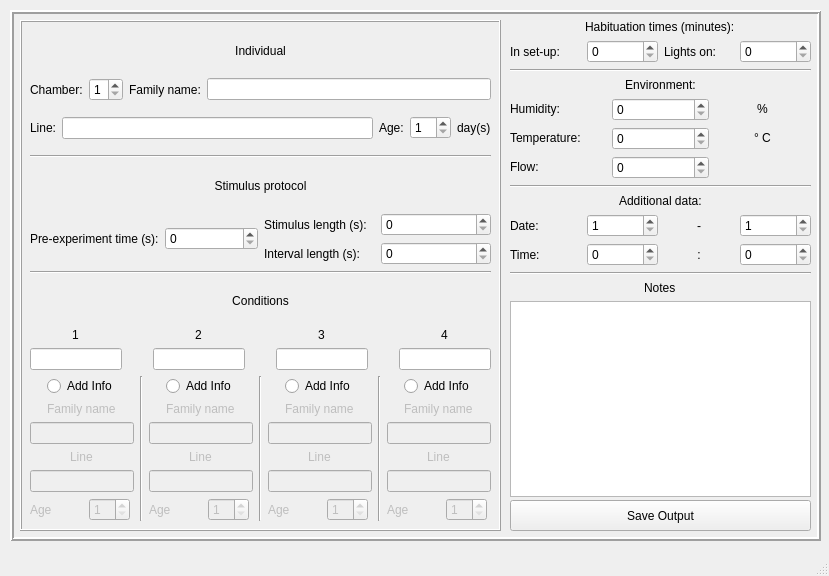
<?xml version="1.0" encoding="UTF-8"?>
<ui version="4.0">
 <class>enterInfoWindow</class>
 <widget class="QMainWindow" name="enterInfoWindow">
  <property name="geometry">
   <rect>
    <x>0</x>
    <y>0</y>
    <width>829</width>
    <height>576</height>
   </rect>
  </property>
  <property name="sizePolicy">
   <sizepolicy hsizetype="Fixed" vsizetype="Fixed">
    <horstretch>0</horstretch>
    <verstretch>0</verstretch>
   </sizepolicy>
  </property>
  <property name="windowTitle">
   <string>Enter Info</string>
  </property>
  <widget class="QWidget" name="centralwidget">
   <widget class="QFrame" name="mainFrame">
    <property name="geometry">
     <rect>
      <x>10</x>
      <y>10</y>
      <width>811</width>
      <height>531</height>
     </rect>
    </property>
    <property name="frameShape">
     <enum>QFrame::Box</enum>
    </property>
    <property name="frameShadow">
     <enum>QFrame::Raised</enum>
    </property>
    <property name="lineWidth">
     <number>2</number>
    </property>
    <widget class="QFrame" name="frame">
     <property name="geometry">
      <rect>
       <x>10</x>
       <y>10</y>
       <width>481</width>
       <height>511</height>
      </rect>
     </property>
     <property name="frameShape">
      <enum>QFrame::Box</enum>
     </property>
     <property name="frameShadow">
      <enum>QFrame::Raised</enum>
     </property>
     <widget class="QWidget" name="verticalLayoutWidget_5">
      <property name="geometry">
       <rect>
        <x>10</x>
        <y>10</y>
        <width>461</width>
        <height>491</height>
       </rect>
      </property>
      <layout class="QVBoxLayout" name="verticalLayout_5">
       <item>
        <widget class="QLabel" name="label_31">
         <property name="text">
          <string>Individual</string>
         </property>
         <property name="alignment">
          <set>Qt::AlignCenter</set>
         </property>
        </widget>
       </item>
       <item>
        <layout class="QHBoxLayout" name="horizontalLayout_15">
         <item>
          <widget class="QLabel" name="label_39">
           <property name="text">
            <string>Chamber:</string>
           </property>
          </widget>
         </item>
         <item>
          <widget class="QSpinBox" name="chamberNumberSpinBox">
           <property name="minimum">
            <number>1</number>
           </property>
           <property name="maximum">
            <number>4</number>
           </property>
          </widget>
         </item>
         <item>
          <widget class="QLabel" name="label_32">
           <property name="text">
            <string>Family name:</string>
           </property>
          </widget>
         </item>
         <item>
          <widget class="QLineEdit" name="familyNameEdit"/>
         </item>
        </layout>
       </item>
       <item>
        <layout class="QHBoxLayout" name="horizontalLayout_11">
         <item>
          <widget class="QLabel" name="label_33">
           <property name="text">
            <string>Line:</string>
           </property>
          </widget>
         </item>
         <item>
          <widget class="QLineEdit" name="lineNameEdit"/>
         </item>
         <item>
          <widget class="QLabel" name="label_34">
           <property name="text">
            <string>Age:</string>
           </property>
          </widget>
         </item>
         <item>
          <widget class="QSpinBox" name="dayHatchedSpinBox">
           <property name="minimum">
            <number>1</number>
           </property>
           <property name="maximum">
            <number>31</number>
           </property>
          </widget>
         </item>
         <item>
          <widget class="QLabel" name="label_40">
           <property name="text">
            <string>day(s)</string>
           </property>
          </widget>
         </item>
        </layout>
       </item>
       <item>
        <widget class="Line" name="line_6">
         <property name="orientation">
          <enum>Qt::Horizontal</enum>
         </property>
        </widget>
       </item>
       <item>
        <widget class="QLabel" name="label_12">
         <property name="text">
          <string>Stimulus protocol</string>
         </property>
         <property name="alignment">
          <set>Qt::AlignCenter</set>
         </property>
        </widget>
       </item>
       <item>
        <layout class="QHBoxLayout" name="horizontalLayout">
         <item>
          <layout class="QVBoxLayout" name="verticalLayout_16">
           <item>
            <layout class="QHBoxLayout" name="horizontalLayout_20">
             <item>
              <widget class="QLabel" name="label_11">
               <property name="text">
                <string>Pre-experiment time (s):</string>
               </property>
              </widget>
             </item>
             <item>
              <widget class="QSpinBox" name="preExperimentSpinBox"/>
             </item>
            </layout>
           </item>
          </layout>
         </item>
         <item>
          <layout class="QVBoxLayout" name="verticalLayout_15">
           <item>
            <layout class="QHBoxLayout" name="horizontalLayout_16">
             <item>
              <widget class="QLabel" name="label_9">
               <property name="text">
                <string>Stimulus length (s):</string>
               </property>
              </widget>
             </item>
             <item>
              <widget class="QSpinBox" name="stimulusLengthSpinBox"/>
             </item>
            </layout>
           </item>
           <item>
            <layout class="QHBoxLayout" name="horizontalLayout_17">
             <item>
              <widget class="QLabel" name="label_10">
               <property name="text">
                <string>Interval length (s):</string>
               </property>
              </widget>
             </item>
             <item>
              <widget class="QSpinBox" name="intervalLengthSpinBox"/>
             </item>
            </layout>
           </item>
          </layout>
         </item>
        </layout>
       </item>
       <item>
        <widget class="Line" name="line_8">
         <property name="orientation">
          <enum>Qt::Horizontal</enum>
         </property>
        </widget>
       </item>
       <item>
        <widget class="QLabel" name="label_5">
         <property name="text">
          <string>Conditions</string>
         </property>
         <property name="alignment">
          <set>Qt::AlignCenter</set>
         </property>
        </widget>
       </item>
       <item>
        <layout class="QHBoxLayout" name="horizontalLayout_2">
         <item>
          <layout class="QVBoxLayout" name="verticalLayout">
           <item alignment="Qt::AlignHCenter|Qt::AlignVCenter">
            <widget class="QLabel" name="label">
             <property name="text">
              <string>1</string>
             </property>
             <property name="alignment">
              <set>Qt::AlignCenter</set>
             </property>
            </widget>
           </item>
           <item>
            <widget class="QLineEdit" name="conOneEdit"/>
           </item>
          </layout>
         </item>
         <item>
          <spacer name="horizontalSpacer">
           <property name="orientation">
            <enum>Qt::Horizontal</enum>
           </property>
           <property name="sizeHint" stdset="0">
            <size>
             <width>40</width>
             <height>20</height>
            </size>
           </property>
          </spacer>
         </item>
         <item>
          <layout class="QVBoxLayout" name="verticalLayout_2">
           <item alignment="Qt::AlignHCenter|Qt::AlignVCenter">
            <widget class="QLabel" name="label_2">
             <property name="text">
              <string>2</string>
             </property>
            </widget>
           </item>
           <item>
            <widget class="QLineEdit" name="conTwoEdit"/>
           </item>
          </layout>
         </item>
         <item>
          <spacer name="horizontalSpacer_2">
           <property name="orientation">
            <enum>Qt::Horizontal</enum>
           </property>
           <property name="sizeHint" stdset="0">
            <size>
             <width>40</width>
             <height>20</height>
            </size>
           </property>
          </spacer>
         </item>
         <item>
          <layout class="QVBoxLayout" name="verticalLayout_4">
           <item alignment="Qt::AlignHCenter|Qt::AlignVCenter">
            <widget class="QLabel" name="label_3">
             <property name="text">
              <string>3</string>
             </property>
            </widget>
           </item>
           <item>
            <widget class="QLineEdit" name="conThreeEdit"/>
           </item>
          </layout>
         </item>
         <item>
          <spacer name="horizontalSpacer_3">
           <property name="orientation">
            <enum>Qt::Horizontal</enum>
           </property>
           <property name="sizeHint" stdset="0">
            <size>
             <width>40</width>
             <height>20</height>
            </size>
           </property>
          </spacer>
         </item>
         <item>
          <layout class="QVBoxLayout" name="verticalLayout_3">
           <item alignment="Qt::AlignHCenter|Qt::AlignVCenter">
            <widget class="QLabel" name="label_4">
             <property name="text">
              <string>4</string>
             </property>
            </widget>
           </item>
           <item>
            <widget class="QLineEdit" name="conFourEdit"/>
           </item>
          </layout>
         </item>
        </layout>
       </item>
       <item>
        <layout class="QHBoxLayout" name="horizontalLayout_3">
         <item>
          <layout class="QVBoxLayout" name="verticalLayout_6">
           <item alignment="Qt::AlignHCenter|Qt::AlignVCenter">
            <widget class="QRadioButton" name="conOneRadioButton">
             <property name="text">
              <string>Add Info</string>
             </property>
             <property name="autoExclusive">
              <bool>false</bool>
             </property>
            </widget>
           </item>
           <item alignment="Qt::AlignHCenter|Qt::AlignVCenter">
            <widget class="QLabel" name="conOneFamilyLabel">
             <property name="enabled">
              <bool>false</bool>
             </property>
             <property name="text">
              <string>Family name</string>
             </property>
            </widget>
           </item>
           <item>
            <widget class="QLineEdit" name="conOneFamilyEdit">
             <property name="enabled">
              <bool>false</bool>
             </property>
            </widget>
           </item>
           <item alignment="Qt::AlignHCenter|Qt::AlignVCenter">
            <widget class="QLabel" name="conOneLineLabel">
             <property name="enabled">
              <bool>false</bool>
             </property>
             <property name="text">
              <string>Line</string>
             </property>
            </widget>
           </item>
           <item>
            <widget class="QLineEdit" name="conOneLineEdit">
             <property name="enabled">
              <bool>false</bool>
             </property>
            </widget>
           </item>
           <item>
            <layout class="QHBoxLayout" name="horizontalLayout_4">
             <item>
              <widget class="QLabel" name="conOneAgeLabel">
               <property name="enabled">
                <bool>false</bool>
               </property>
               <property name="text">
                <string>Age</string>
               </property>
              </widget>
             </item>
             <item alignment="Qt::AlignHCenter|Qt::AlignVCenter">
              <widget class="QSpinBox" name="conOneAgeSpinBox">
               <property name="enabled">
                <bool>false</bool>
               </property>
               <property name="minimum">
                <number>1</number>
               </property>
               <property name="maximum">
                <number>31</number>
               </property>
              </widget>
             </item>
            </layout>
           </item>
          </layout>
         </item>
         <item>
          <widget class="Line" name="line_3">
           <property name="orientation">
            <enum>Qt::Vertical</enum>
           </property>
          </widget>
         </item>
         <item>
          <layout class="QVBoxLayout" name="verticalLayout_8">
           <item alignment="Qt::AlignHCenter|Qt::AlignVCenter">
            <widget class="QRadioButton" name="conTwoRadioButton">
             <property name="text">
              <string>Add Info</string>
             </property>
             <property name="autoExclusive">
              <bool>false</bool>
             </property>
            </widget>
           </item>
           <item alignment="Qt::AlignHCenter|Qt::AlignVCenter">
            <widget class="QLabel" name="conTwoFamilyLabel">
             <property name="enabled">
              <bool>false</bool>
             </property>
             <property name="text">
              <string>Family name</string>
             </property>
            </widget>
           </item>
           <item>
            <widget class="QLineEdit" name="conTwoFamilyEdit">
             <property name="enabled">
              <bool>false</bool>
             </property>
            </widget>
           </item>
           <item alignment="Qt::AlignHCenter|Qt::AlignVCenter">
            <widget class="QLabel" name="conTwoLineLabel">
             <property name="enabled">
              <bool>false</bool>
             </property>
             <property name="text">
              <string>Line</string>
             </property>
            </widget>
           </item>
           <item>
            <widget class="QLineEdit" name="conTwoLineEdit">
             <property name="enabled">
              <bool>false</bool>
             </property>
            </widget>
           </item>
           <item>
            <layout class="QHBoxLayout" name="horizontalLayout_7">
             <item>
              <widget class="QLabel" name="conTwoAgeLabel">
               <property name="enabled">
                <bool>false</bool>
               </property>
               <property name="text">
                <string>Age</string>
               </property>
              </widget>
             </item>
             <item alignment="Qt::AlignHCenter|Qt::AlignVCenter">
              <widget class="QSpinBox" name="conTwoAgeSpinBox">
               <property name="enabled">
                <bool>false</bool>
               </property>
               <property name="minimum">
                <number>1</number>
               </property>
               <property name="maximum">
                <number>31</number>
               </property>
              </widget>
             </item>
            </layout>
           </item>
          </layout>
         </item>
         <item>
          <widget class="Line" name="line_2">
           <property name="orientation">
            <enum>Qt::Vertical</enum>
           </property>
          </widget>
         </item>
         <item>
          <layout class="QVBoxLayout" name="verticalLayout_7">
           <item alignment="Qt::AlignHCenter|Qt::AlignVCenter">
            <widget class="QRadioButton" name="conThreeRadioButton">
             <property name="text">
              <string>Add Info</string>
             </property>
             <property name="autoExclusive">
              <bool>false</bool>
             </property>
            </widget>
           </item>
           <item alignment="Qt::AlignHCenter|Qt::AlignVCenter">
            <widget class="QLabel" name="conThreeFamilyLabel">
             <property name="enabled">
              <bool>false</bool>
             </property>
             <property name="text">
              <string>Family name</string>
             </property>
            </widget>
           </item>
           <item>
            <widget class="QLineEdit" name="conThreeFamilyEdit">
             <property name="enabled">
              <bool>false</bool>
             </property>
            </widget>
           </item>
           <item alignment="Qt::AlignHCenter|Qt::AlignVCenter">
            <widget class="QLabel" name="conThreeLineLabel">
             <property name="enabled">
              <bool>false</bool>
             </property>
             <property name="text">
              <string>Line</string>
             </property>
            </widget>
           </item>
           <item>
            <widget class="QLineEdit" name="conThreeLineEdit">
             <property name="enabled">
              <bool>false</bool>
             </property>
            </widget>
           </item>
           <item>
            <layout class="QHBoxLayout" name="horizontalLayout_6">
             <item>
              <widget class="QLabel" name="conThreeAgeLabel">
               <property name="enabled">
                <bool>false</bool>
               </property>
               <property name="text">
                <string>Age</string>
               </property>
              </widget>
             </item>
             <item alignment="Qt::AlignHCenter|Qt::AlignVCenter">
              <widget class="QSpinBox" name="conThreeAgeSpinBox">
               <property name="enabled">
                <bool>false</bool>
               </property>
               <property name="minimum">
                <number>1</number>
               </property>
               <property name="maximum">
                <number>31</number>
               </property>
              </widget>
             </item>
            </layout>
           </item>
          </layout>
         </item>
         <item>
          <widget class="Line" name="line">
           <property name="orientation">
            <enum>Qt::Vertical</enum>
           </property>
          </widget>
         </item>
         <item>
          <layout class="QVBoxLayout" name="verticalLayout_9">
           <item alignment="Qt::AlignHCenter|Qt::AlignVCenter">
            <widget class="QRadioButton" name="conFourRadioButton">
             <property name="text">
              <string>Add Info</string>
             </property>
             <property name="autoExclusive">
              <bool>false</bool>
             </property>
            </widget>
           </item>
           <item alignment="Qt::AlignHCenter|Qt::AlignVCenter">
            <widget class="QLabel" name="conFourFamilyLabel">
             <property name="enabled">
              <bool>false</bool>
             </property>
             <property name="text">
              <string>Family name</string>
             </property>
            </widget>
           </item>
           <item>
            <widget class="QLineEdit" name="conFourFamilyEdit">
             <property name="enabled">
              <bool>false</bool>
             </property>
            </widget>
           </item>
           <item alignment="Qt::AlignHCenter|Qt::AlignVCenter">
            <widget class="QLabel" name="conFourLineLabel">
             <property name="enabled">
              <bool>false</bool>
             </property>
             <property name="text">
              <string>Line</string>
             </property>
            </widget>
           </item>
           <item>
            <widget class="QLineEdit" name="conFourLineEdit">
             <property name="enabled">
              <bool>false</bool>
             </property>
            </widget>
           </item>
           <item>
            <layout class="QHBoxLayout" name="horizontalLayout_5">
             <item>
              <widget class="QLabel" name="conFourAgeLabel">
               <property name="enabled">
                <bool>false</bool>
               </property>
               <property name="text">
                <string>Age</string>
               </property>
              </widget>
             </item>
             <item alignment="Qt::AlignHCenter|Qt::AlignVCenter">
              <widget class="QSpinBox" name="conFourAgeSpinBox">
               <property name="enabled">
                <bool>false</bool>
               </property>
               <property name="minimum">
                <number>1</number>
               </property>
               <property name="maximum">
                <number>31</number>
               </property>
              </widget>
             </item>
            </layout>
           </item>
          </layout>
         </item>
        </layout>
       </item>
      </layout>
     </widget>
    </widget>
    <widget class="QWidget" name="verticalLayoutWidget_13">
     <property name="geometry">
      <rect>
       <x>500</x>
       <y>10</y>
       <width>301</width>
       <height>477</height>
      </rect>
     </property>
     <layout class="QVBoxLayout" name="verticalLayout_13">
      <item>
       <layout class="QVBoxLayout" name="verticalLayout_12">
        <item alignment="Qt::AlignHCenter|Qt::AlignVCenter">
         <widget class="QLabel" name="label_30">
          <property name="text">
           <string>Habituation times (minutes):</string>
          </property>
         </widget>
        </item>
        <item>
         <layout class="QHBoxLayout" name="horizontalLayout_12">
          <item>
           <widget class="QLabel" name="label_28">
            <property name="text">
             <string>In set-up:</string>
            </property>
           </widget>
          </item>
          <item>
           <widget class="QSpinBox" name="habutionSetUpSpinBox"/>
          </item>
          <item>
           <widget class="QLabel" name="label_29">
            <property name="text">
             <string>Lights on:</string>
            </property>
           </widget>
          </item>
          <item>
           <widget class="QSpinBox" name="habituationLightsSpinBox"/>
          </item>
         </layout>
        </item>
       </layout>
      </item>
      <item>
       <widget class="Line" name="line_5">
        <property name="orientation">
         <enum>Qt::Horizontal</enum>
        </property>
       </widget>
      </item>
      <item>
       <widget class="QLabel" name="label_35">
        <property name="text">
         <string>Environment:</string>
        </property>
        <property name="alignment">
         <set>Qt::AlignCenter</set>
        </property>
       </widget>
      </item>
      <item>
       <layout class="QVBoxLayout" name="verticalLayout_11">
        <item>
         <layout class="QHBoxLayout" name="horizontalLayout_9">
          <item alignment="Qt::AlignLeft|Qt::AlignVCenter">
           <widget class="QLabel" name="label_17">
            <property name="text">
             <string>Humidity:</string>
            </property>
           </widget>
          </item>
          <item>
           <widget class="QSpinBox" name="humiditySpinBox"/>
          </item>
          <item alignment="Qt::AlignHCenter|Qt::AlignVCenter">
           <widget class="QLabel" name="label_18">
            <property name="text">
             <string>%</string>
            </property>
           </widget>
          </item>
         </layout>
        </item>
        <item>
         <layout class="QHBoxLayout" name="horizontalLayout_8">
          <item alignment="Qt::AlignLeft|Qt::AlignVCenter">
           <widget class="QLabel" name="label_15">
            <property name="text">
             <string>Temperature:</string>
            </property>
           </widget>
          </item>
          <item>
           <widget class="QSpinBox" name="temperatureSpinBox"/>
          </item>
          <item alignment="Qt::AlignHCenter|Qt::AlignVCenter">
           <widget class="QLabel" name="label_16">
            <property name="text">
             <string>° C</string>
            </property>
           </widget>
          </item>
         </layout>
        </item>
        <item>
         <layout class="QHBoxLayout" name="horizontalLayout_10">
          <item alignment="Qt::AlignLeft|Qt::AlignVCenter">
           <widget class="QLabel" name="label_19">
            <property name="text">
             <string>Flow:</string>
            </property>
           </widget>
          </item>
          <item>
           <widget class="QSpinBox" name="flowSpinBox"/>
          </item>
          <item>
           <widget class="QLabel" name="label_20">
            <property name="text">
             <string/>
            </property>
           </widget>
          </item>
         </layout>
        </item>
       </layout>
      </item>
      <item>
       <widget class="Line" name="line_4">
        <property name="orientation">
         <enum>Qt::Horizontal</enum>
        </property>
       </widget>
      </item>
      <item>
       <layout class="QVBoxLayout" name="verticalLayout_14">
        <item alignment="Qt::AlignHCenter|Qt::AlignVCenter">
         <widget class="QLabel" name="label_36">
          <property name="text">
           <string>Additional data:</string>
          </property>
         </widget>
        </item>
        <item>
         <layout class="QHBoxLayout" name="horizontalLayout_13">
          <item>
           <widget class="QLabel" name="label_37">
            <property name="text">
             <string>Date:</string>
            </property>
           </widget>
          </item>
          <item>
           <widget class="QSpinBox" name="experimentDaySpinBox">
            <property name="minimum">
             <number>1</number>
            </property>
            <property name="maximum">
             <number>31</number>
            </property>
           </widget>
          </item>
          <item>
           <widget class="QLabel" name="label_7">
            <property name="text">
             <string>-</string>
            </property>
            <property name="alignment">
             <set>Qt::AlignCenter</set>
            </property>
           </widget>
          </item>
          <item>
           <widget class="QSpinBox" name="experimentMonthSpinBox">
            <property name="minimum">
             <number>1</number>
            </property>
            <property name="maximum">
             <number>12</number>
            </property>
           </widget>
          </item>
         </layout>
        </item>
        <item>
         <layout class="QHBoxLayout" name="horizontalLayout_14">
          <item>
           <widget class="QLabel" name="label_38">
            <property name="text">
             <string>Time:</string>
            </property>
           </widget>
          </item>
          <item>
           <widget class="QSpinBox" name="experimentHourSpinBox">
            <property name="maximum">
             <number>23</number>
            </property>
           </widget>
          </item>
          <item>
           <widget class="QLabel" name="label_8">
            <property name="text">
             <string>:</string>
            </property>
            <property name="alignment">
             <set>Qt::AlignCenter</set>
            </property>
           </widget>
          </item>
          <item>
           <widget class="QSpinBox" name="experimentMinutesSpinBox">
            <property name="maximum">
             <number>59</number>
            </property>
           </widget>
          </item>
         </layout>
        </item>
       </layout>
      </item>
      <item>
       <widget class="Line" name="line_7">
        <property name="orientation">
         <enum>Qt::Horizontal</enum>
        </property>
       </widget>
      </item>
      <item>
       <layout class="QVBoxLayout" name="verticalLayout_10">
        <item alignment="Qt::AlignHCenter|Qt::AlignVCenter">
         <widget class="QLabel" name="label_14">
          <property name="text">
           <string>Notes</string>
          </property>
         </widget>
        </item>
        <item>
         <widget class="QPlainTextEdit" name="notesTextEdit"/>
        </item>
       </layout>
      </item>
     </layout>
    </widget>
    <widget class="QPushButton" name="saveOutputButton">
     <property name="geometry">
      <rect>
       <x>500</x>
       <y>490</y>
       <width>301</width>
       <height>31</height>
      </rect>
     </property>
     <property name="text">
      <string>Save Output</string>
     </property>
    </widget>
   </widget>
  </widget>
  <widget class="QStatusBar" name="statusbar"/>
 </widget>
 <resources/>
 <connections/>
</ui>
